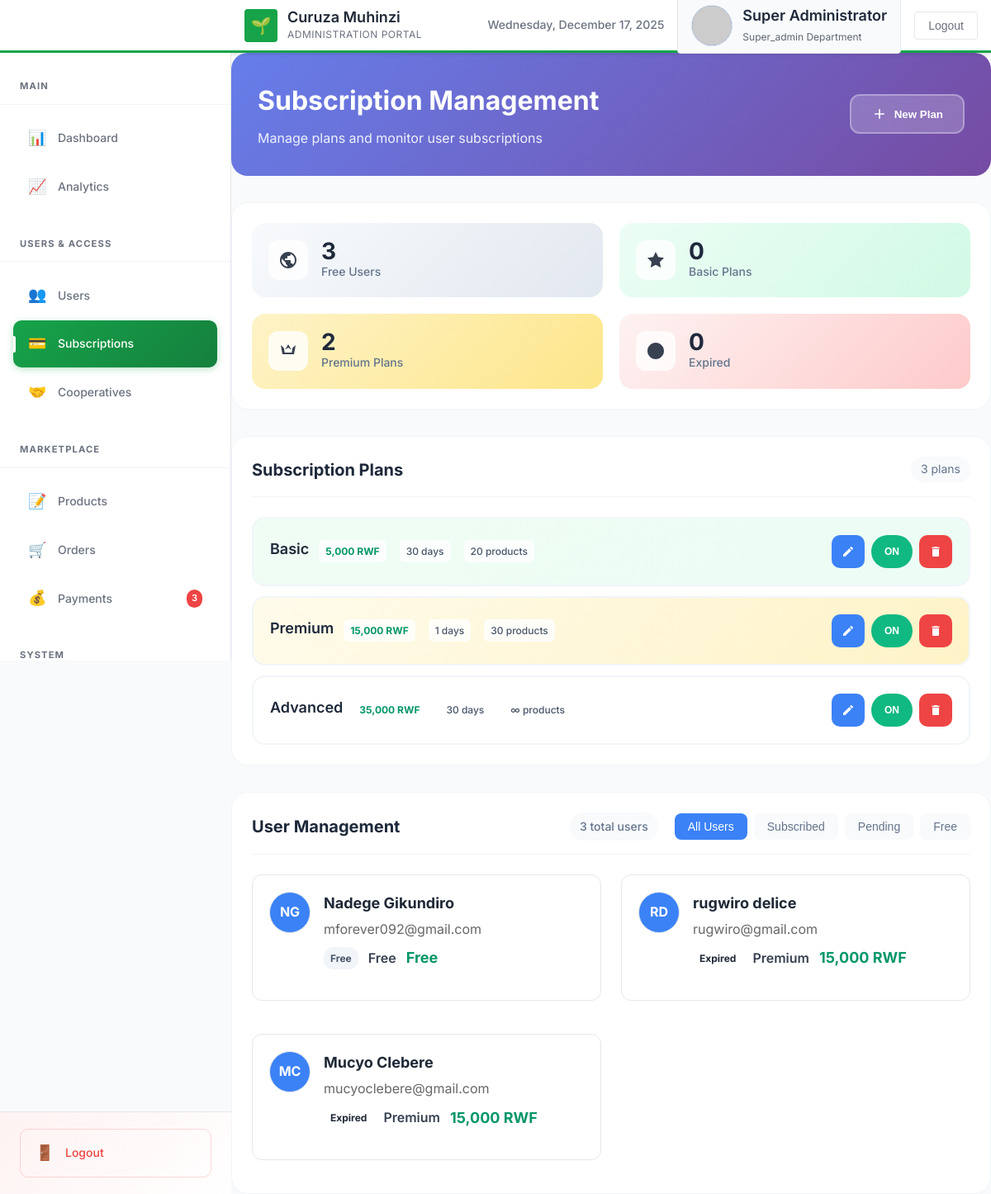
Page /admin/subscriptions.php (signed in) on the committed database.
### tables this page shows
CREATE TABLE `subscription_plans` (
  `id` int(11) NOT NULL,
  `name` varchar(100) NOT NULL,
  `description` text DEFAULT NULL,
  `price` decimal(10,2) NOT NULL,
  `currency` varchar(3) DEFAULT 'RWF',
  `duration_days` int(11) NOT NULL,
  `features` longtext DEFAULT NULL CHECK (json_valid(`features`)),
  `max_products` int(11) DEFAULT NULL,
  `is_active` tinyint(1) DEFAULT 1,
  `created_at` timestamp NOT NULL DEFAULT current_timestamp(),
  `updated_at` timestamp NOT NULL DEFAULT current_timestamp() ON UPDATE current_timestamp()
);

CREATE TABLE `users` (
  `id` int(11) NOT NULL,
  `first_name` varchar(50) NOT NULL,
  `last_name` varchar(50) NOT NULL,
  `email` varchar(100) NOT NULL,
  `phone` varchar(20) DEFAULT NULL,
  `date_of_birth` date DEFAULT NULL,
  `gender` enum('male','female','other') DEFAULT NULL,
  `password_hash` varchar(255) DEFAULT NULL,
  `user_type` enum('farmer','buyer','cooperative_member','supplier') NOT NULL,
  `province` varchar(50) DEFAULT NULL,
  `district` varchar(50) DEFAULT NULL,
  `sector` varchar(50) DEFAULT NULL,
  `cell` varchar(50) DEFAULT NULL,
  `village` varchar(50) DEFAULT NULL,
  `address_details` text DEFAULT NULL,
  `farm_size` varchar(20) DEFAULT NULL,
  `what_do_you_grow` text DEFAULT NULL,
  `mobile_money_number` varchar(20) DEFAULT NULL,
  `profile_picture` varchar(255) DEFAULT NULL,
  `language_preference` enum('kinyarwanda','english','french') DEFAULT 'kinyarwanda',
  `notification_preferences` longtext DEFAULT NULL CHECK (json_valid(`notification_preferences`)),
  `status` enum('active','suspended','banned') DEFAULT 'active',
  `profile_completion_percentage` int(11) DEFAULT 0,
  `last_login` datetime DEFAULT NULL,
  `login_attempts` int(11) DEFAULT 0,
  `locked_until` datetime DEFAULT NULL,
  `created_at` timestamp NOT NULL DEFAULT current_timestamp(),
  `updated_at` timestamp NOT NULL DEFAULT current_timestamp() ON UPDATE current_timestamp(),
  `verification_status` enum('unverified','verified','flagged') DEFAULT 'unverified',
  `account_flags` int(11) DEFAULT 0
);

CREATE TABLE `user_subscriptions` (
  `id` int(11) NOT NULL,
  `user_id` int(11) NOT NULL,
  `plan_id` int(11) NOT NULL,
  `status` enum('pending','active','expired','cancelled') DEFAULT 'pending',
  `starts_at` date DEFAULT NULL,
  `expires_at` date DEFAULT NULL,
  `auto_renew` tinyint(1) DEFAULT 0,
  `payment_reference` varchar(255) DEFAULT NULL,
  `created_at` timestamp NOT NULL DEFAULT current_timestamp(),
  `updated_at` timestamp NOT NULL DEFAULT current_timestamp() ON UPDATE current_timestamp()
);

### admin/subscriptions.php (the view, shortened to what the rows shown need)
<?php
require_once '../config/database.php';
$db = new Database();
$admin = $db->fetch("SELECT * FROM admins WHERE id = ?", [$_SESSION['admin_id']]);
try {
    $subscriptions = [];
    try {
        $users = $db->fetchAll("SELECT * FROM users ORDER BY created_at DESC");
        foreach ($users as $user) {
            $latestSub = $db->fetch(
                "SELECT us.*, sp.name as plan_name, sp.price,
                        pp.screenshot_url as payment_proof, pp.payment_method_id, pp.amount as paid_amount,
                        pp.reference_number, pp.created_at as payment_date, pm.name as payment_method
                 FROM user_subscriptions us
                 LEFT JOIN subscription_plans sp ON us.plan_id = sp.id
                 LEFT JOIN payment_proofs pp ON us.id = pp.subscription_id
                 LEFT JOIN payment_methods pm ON pp.payment_method_id = pm.id
                 WHERE us.user_id = ?
                 ORDER BY us.created_at DESC LIMIT 1",
                [$user['id']]
            );
            if ($latestSub) {
                $status = $latestSub['status'];
                $isBlocked = false;
                if ($latestSub['expires_at'] && strtotime($latestSub['expires_at']) < time() && $status === 'active') {
                    $status = 'expired';
                    $isBlocked = true;
                }
                $subscriptions[] = [
                    'id' => $user['id'],
                    'subscription_id' => $latestSub['id'],
                    'first_name' => $user['first_name'],
                    'last_name' => $user['last_name'],
                    'email' => $user['email'],
                    'phone' => $user['phone'] ?? null,
                    'location' => $user['location'] ?? null,
                    'profile_image' => $user['profile_image'] ?? null,
                    'created_at' => $user['created_at'],
                    'user_type' => $user['user_type'] ?? 'buyer',
                    'status' => $status,
                    'starts_at' => $latestSub['starts_at'],
                    'expires_at' => $latestSub['expires_at'],
                    'plan_name' => $latestSub['plan_name'] ?? 'Unknown',
                    'price' => $latestSub['price'] ?? 0,
                    'is_blocked' => $isBlocked,
                    'payment_date' => $latestSub['payment_date'] ?: $latestSub['created_at'],
                    'payment_proof' => $latestSub['payment_proof'],
                    'payment_method' => $latestSub['payment_method'],
                    'paid_amount' => $latestSub['paid_amount'],
                    'reference_number' => $latestSub['reference_number']
                ];
            } else {
                $subscriptions[] = [
                    'id' => $user['id'],
                    'subscription_id' => null,
                    'first_name' => $user['first_name'],
                    'last_name' => $user['last_name'],
                    'email' => $user['email'],
                    'phone' => $user['phone'] ?? null,
                    'location' => $user['location'] ?? null,
                    'profile_image' => $user['profile_image'] ?? null,
                    'created_at' => $user['created_at'],
                    'user_type' => $user['user_type'] ?? 'buyer',
                    'status' => 'free',
                    'starts_at' => null,
                    'expires_at' => null,
                    'plan_name' => 'Free',
                    'price' => 0,
                    'is_blocked' => false,
                    'payment_date' => null,
                    'payment_proof' => null,
                    'payment_method' => null,
                    'paid_amount' => null,
                    'reference_number' => null
                ];
            }
        }
    } catch (Exception $e) {
        error_log("Subscription query error: " . $e->getMessage());
        try {
            $users = $db->fetchAll("SELECT * FROM users ORDER BY created_at DESC");
            foreach ($users as $user) {
                $subscriptions[] = [
                    'id' => $user['id'],
                    'subscription_id' => null,
                    'first_name' => $user['first_name'],
                    'last_name' => $user['last_name'],
                    'email' => $user['email'],
                    'phone' => $user['phone'] ?? null,
                    'location' => $user['location'] ?? null,
                    'profile_image' => $user['profile_image'] ?? null,
                    'created_at' => $user['created_at'],
                    'user_type' => $user['user_type'] ?? 'buyer',
                    'status' => 'free',
                    'starts_at' => null,
                    'expires_at' => null,
                    'plan_name' => 'Free',
                    'price' => 0,
                    'is_blocked' => false
                ];
            }
        } catch (Exception $e2) {
            error_log("Users query error: " . $e2->getMessage());
        }
    }
} catch (Exception $e) {
    $subscriptions = [];
    $stats = ['free' => 7, 'basic' => 0, 'premium' => 0, 'expired' => 0];
}
include 'includes/header.php';
?>
<div class="main-wrapper">
    <main class="main-content">
        <div class="dashboard-header">
            <div class="header-content">
                <div class="header-text">
                    <h1>Subscription Management</h1>
                </div>
            </div>
        </div>
        <div class="dashboard-grid">
            <div class="plans-section">
                <div class="section-title">
                    <h2>Subscription Plans</h2>
                    <span class="plan-count"><?php $plans = $db->fetchAll("SELECT * FROM subscription_plans ORDER BY price ASC"); echo count($plans); ?> plans</span>
                </div>
                <div class="plans-list">
                    <?php foreach ($plans as $plan): ?>
                        <div class="plan-item <?= strtolower($plan['name']) ?> <?= $plan['is_active'] ? 'active' : 'inactive' ?>">
                            <div class="plan-info">
                                <div class="plan-main">
                                    <h3><?= htmlspecialchars($plan['name']) ?></h3>
                                </div>
                                <div class="plan-meta">
                                    <span class="price"><?= number_format($plan['price']) ?> RWF</span>
                                    <span class="duration"><?= $plan['duration_days'] ?> days</span>
                                    <span class="products"><?= $plan['max_products'] ?: '∞' ?> products</span>
                                </div>
                            </div>
                            <div class="plan-controls">
                                <button class="edit-btn" onclick="editPlan(<?= $plan['id'] ?>)">
                                    <svg width="16" height="16" fill="currentColor" viewBox="0 0 24 24">
                                        <path d="M3 17.25V21h3.75L17.81 9.94l-3.75-3.75L3 17.25zM20.71 7.04c.39-.39.39-1.02 0-1.41l-2.34-2.34c-.39-.39-1.02-.39-1.41 0l-1.83 1.83 3.75 3.75 1.83-1.83z"/>
                                    </svg>
                                </button>
                                <button class="toggle-btn <?= $plan['is_active'] ? 'active' : 'inactive' ?>" onclick="togglePlan(<?= $plan['id'] ?>)">
                                    <?= $plan['is_active'] ? 'ON' : 'OFF' ?>
                                </button>
                                <button class="delete-btn" onclick="deletePlan(<?= $plan['id'] ?>)">
                                    <svg width="16" height="16" fill="currentColor" viewBox="0 0 24 24">
                                        <path d="M6 19c0 1.1.9 2 2 2h8c1.1 0 2-.9 2-2V7H6v12zM19 4h-3.5l-1-1h-5l-1 1H5v2h14V4z"/>
                                    </svg>
                                </button>
                            </div>
                        </div>
                    <?php endforeach; ?>
                </div>
            </div>
            <div class="users-section">
                <div class="section-title">
                    <h2>User Management</h2>
                </div>
                <div class="modern-users-grid">
                    <?php if (empty($subscriptions)): ?>
                        <div class="empty-state">
                            <div class="empty-icon">
                                <svg width="64" height="64" fill="currentColor" viewBox="0 0 24 24">
                                    <path d="M12 12c2.21 0 4-1.79 4-4s-1.79-4-4-4-4 1.79-4 4 1.79 4 4 4zm0 2c-2.67 0-8 1.34-8 4v2h16v-2c0-2.66-5.33-4-8-4z"/>
                                </svg>
                            </div>
                            <h3>No Users Found</h3>
                            <p>No users are registered in the system yet.</p>
                        </div>
                    <?php else: ?>
                        <?php foreach ($subscriptions as $user): ?>
                            <div class="user-card" data-status="<?= $user['status'] ?: 'free' ?>">
                                <div class="user-info">
                                    <div class="user-avatar">
                                        <?= strtoupper(substr($user['first_name'], 0, 1) . substr($user['last_name'], 0, 1)) ?>
                                    </div>
                                    <div class="user-details">
                                        <h3><?= htmlspecialchars($user['first_name'] . ' ' . $user['last_name']) ?></h3>
                                        <p><?= htmlspecialchars($user['email']) ?></p>
                                        <div class="plan-info">
                                            <span class="status-badge <?= $user['status'] ?: 'free' ?>"><?= ucfirst($user['status'] ?: 'free') ?></span>
                                            <span class="plan-name"><?= $user['plan_name'] ?: 'Free' ?></span>
                                            <span class="plan-price"><?= $user['price'] ? number_format($user['price']) . ' RWF' : 'Free' ?></span>
                                        </div>
                                    </div>
                                </div>
                            </div>
                        <?php endforeach; ?>
                    <?php endif; ?>
                </div>
            </div>
        </div>
    </main>
</div>
</body>
</html>

### admin/includes/header.php (shortened to what the rows shown need)
<!DOCTYPE html>
<html lang="en">
<head>
</head>
<body>
    <div class="top-header">
        <div class="header-container">
            <div class="header-right">
                <div class="user-section">
                    <div class="user-details">
                        <div class="user-name"><?= htmlspecialchars($admin['first_name'] . ' ' . $admin['last_name']) ?></div>
                        <div class="user-role"><?= ucfirst($admin['department']) ?> Department</div>
                    </div>
                </div>
            </div>
        </div>
    </div>

### rows in the picture
subscription_plans: name "Basic", price "5,000", duration_days "30", max_products "20", is_active "ON"
subscription_plans: name "Premium", price "15,000", duration_days "1", max_products "30", is_active "ON"
subscription_plans: name "Advanced", price "35,000", duration_days "30", max_products "∞", is_active "ON"
users: first_name+last_name "NG", first_name+last_name "Nadege Gikundiro", email "mforever092@gmail.com", status "Free", plan_name "Free"
user_subscriptions: last_name "RD", last_name "rugwiro delice", email "rugwiro@gmail.com", status "Expired", plan.name "Premium", plan.price "15,000"
user_subscriptions: last_name "MC", last_name "Mucyo Clebere", email "mucyoclebere@gmail.com", status "Expired", plan.name "Premium", plan.price "15,000"

### other values in the picture
$admin['first_name'] . ' ' . $admin['last_name'] "Super Administrator"
$admin['department'] "Super_admin"
$stats['free'] "3"
$stats['basic'] "0"
$stats['premium'] "2"
$stats['expired'] "0"
count($plans) "3"
count($subscriptions) "3"
